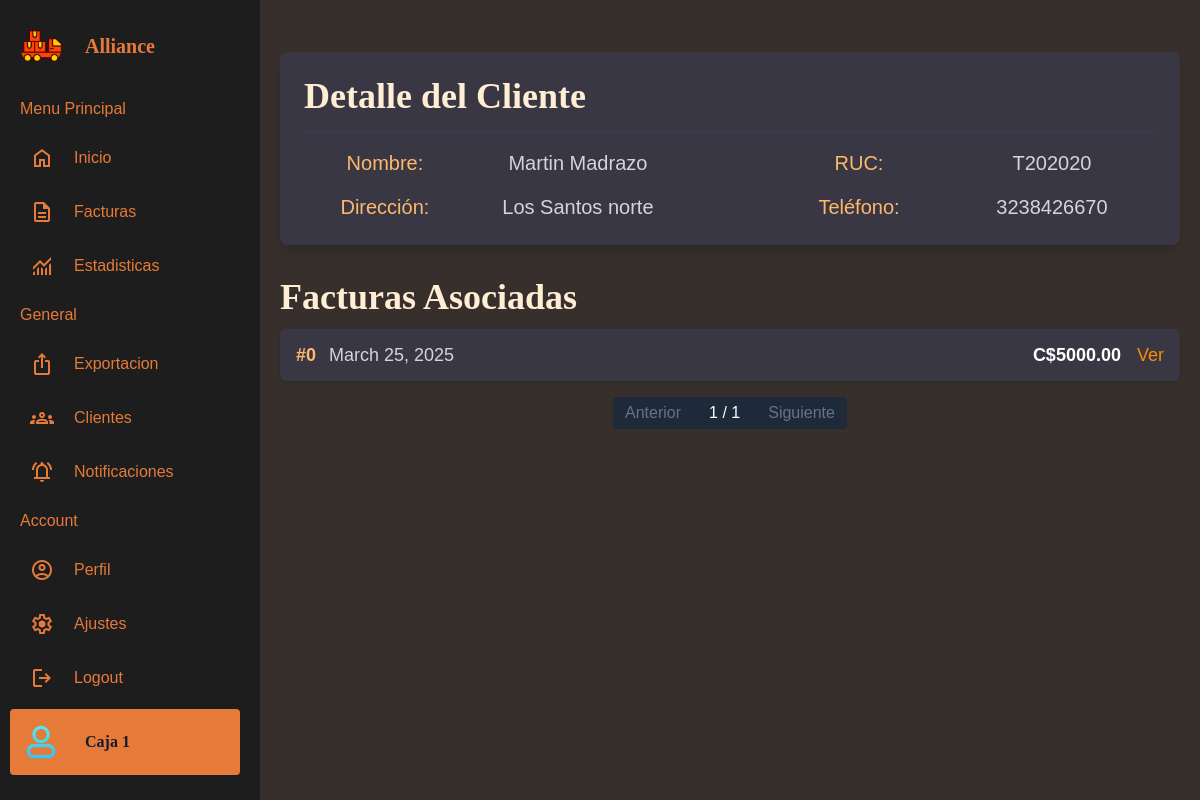
Before: /clientes/5/ with the older database file.
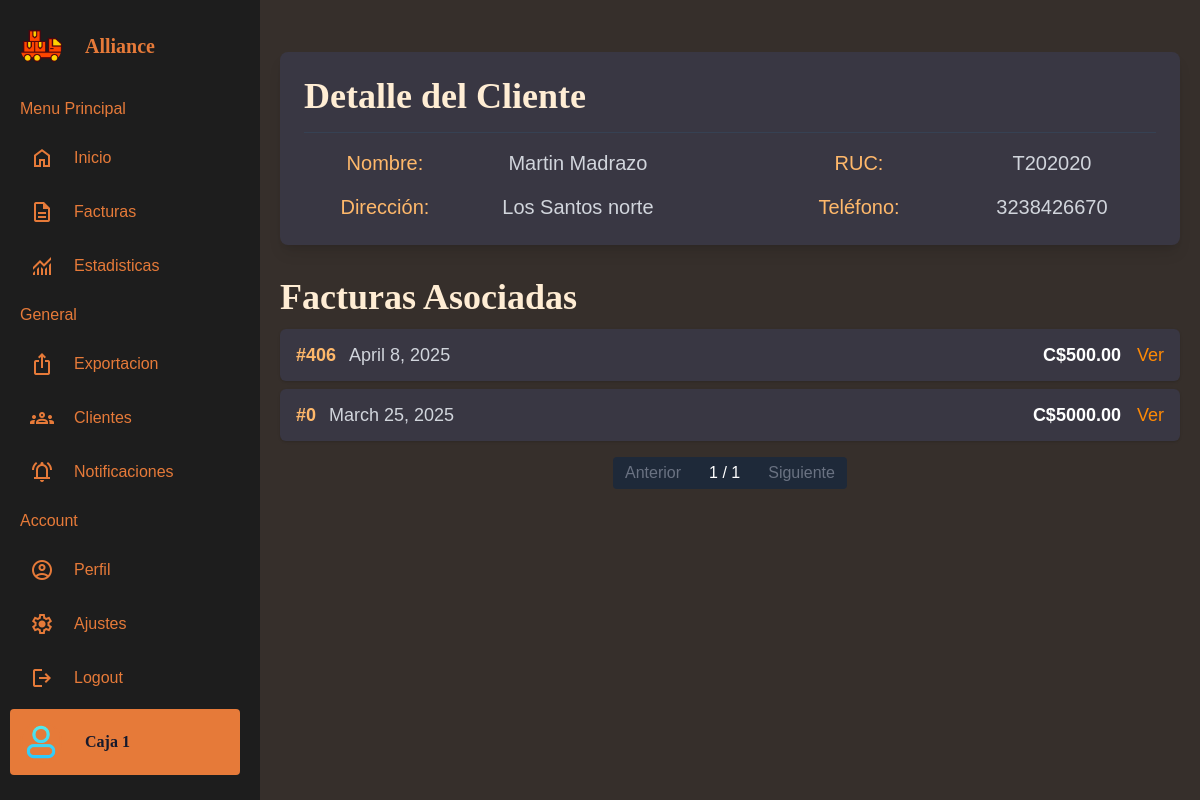
After: the same page with the newer database file.
### facturas/models.py (models this page shows, shortened)
class Invoice(models.Model):
    ESTADOS_FACTURA = [
        ('pendiente', 'Pendiente'),
        ('pagado', 'Pagado'),
        ('cancelado', 'Cancelado'),
    ]
    INVOICE_TYPES = [
        ('Ingreso', 'Ingreso'),
        ('Egreso', 'Egreso'),
        ('Caja', 'Caja'),
    ]
    client = models.ForeignKey(Client, related_name="invoices", on_delete=models.CASCADE)
    provider = models.CharField(max_length=100, blank=True, null=True)
    emitted_date = models.DateField(default=now)
    expire_date = models.DateField(null=True, blank=True)
    state = models.CharField(max_length=10, choices=ESTADOS_FACTURA, default='pagado')
    invoice_type = models.CharField(max_length=10, choices=INVOICE_TYPES, default='Ingreso')
    print_number = models.PositiveIntegerField(default=0)
    created_at = models.DateTimeField(auto_now_add=True)
    description = models.TextField(blank=True, null=True)
    @property
    def calc_total(self):
        return sum(service.price for service in self.services.all())  # Usando related_name="services"

class Service(models.Model):
    invoice = models.ForeignKey(Invoice, related_name="services", on_delete=models.CASCADE)
    specification = models.TextField(blank=True, null=True)
    price = models.DecimalField(max_digits=10, decimal_places=2)

### clientes/views.py (the view)
# urls.py: path('<int:client_id>/', views.client_detail, name='client_detail'),
def client_detail(request, client_id):
    client = get_object_or_404(Client, id=client_id)
    invoices = Invoice.objects.filter(client=client).order_by('-emitted_date')
    paginator = Paginator(invoices, 5)  # 5 facturas por página
    page_number = request.GET.get('page')
    page_obj = paginator.get_page(page_number)
    return render(request, 'client_detail.html', {
        'client': client,
        'page_obj': page_obj,
    })

### clientes/templates/client_detail.html (shortened to what this page needs)
{% extends 'base.html' %}
{% block content %}
<div class="max-w-8xl mx-auto mt-8 p-6 bg-[#393743] shadow-lg rounded-lg">
    <h2 class="text-4xl font-semibold text-orange-100 mb-4">Detalle del Cliente</h2>
    <div class="grid md:grid-cols-2 gap-x-20 gap-y-4 border-t border-gray-700 pt-4">
        <div class="flex justify-around items-center">
            <dt class="text-orange-300 font-medium text-xl">Nombre:</dt>
            <dd class="text-gray-300 text-xl">{{ client.name }}</dd>
        </div>
        <div class="flex justify-around items-center">
            <dt class="text-orange-300 font-medium text-xl">RUC:</dt>
            <dd class="text-gray-300 text-xl">{{ client.ruc }}</dd>
        </div>
        <div class="flex justify-around items-center">
            <dt class="text-orange-300 font-medium text-xl">Dirección:</dt>
            <dd class="text-gray-300 text-xl">{{ client.address }}</dd>
        </div>
        <div class="flex justify-around items-center">
            <dt class="text-orange-300 font-medium text-xl">Teléfono:</dt>
            <dd class="text-gray-300 text-xl">{{ client.phone }}</dd>
        </div>
    </div>
</div>
<h2 class="text-4xl font-semibold text-orange-100 mt-8">Facturas Asociadas</h2>
<ul class="mt-3 space-y-2">
    {% for invoice in page_obj %}
        <li class="flex justify-between bg-[#393743] px-4 py-3 rounded-md shadow-sm text-lg">
            <div>
                <span class="text-orange-300 font-semibold">#{{ invoice.print_number }}</span>
                <span class="text-gray-300 ml-2">{{ invoice.emitted_date }}</span>
            </div>
            <div class="flex gap-2">
                <span class="text-white font-semibold">C${{ invoice.calc_total }}</span>
                <a href="{% url 'invoice_detail' invoice.id %}" class="text-orange-400 hover:underline ml-2">
                    Ver
                </a>
            </div>
        </li>
    {% empty %}
        <li class="text-gray-500 italic text-lg">Este cliente no tiene facturas registradas.</li>
    {% endfor %}
</ul>
<div class="mt-4 flex justify-center">
    {% if page_obj.has_previous %}
        <a href="?page={{ page_obj.previous_page_number }}" class="px-3 py-1 bg-gray-700 text-white rounded-l hover:bg-gray-600">Anterior</a>
    {% else %}
        <span class="px-3 py-1 bg-gray-800 text-gray-500 rounded-l">Anterior</span>
    {% endif %}
    <span class="px-4 py-1 bg-gray-800 text-white">{{ page_obj.number }} / {{ page_obj.paginator.num_pages }}</span>
    {% if page_obj.has_next %}
        <a href="?page={{ page_obj.next_page_number }}" class="px-3 py-1 bg-gray-700 text-white rounded-r hover:bg-gray-600">Siguiente</a>
    {% else %}
        <span class="px-3 py-1 bg-gray-800 text-gray-500 rounded-r">Siguiente</span>
    {% endif %}
</div>
{% endblock %}

Changed rows visible on the page:
added Invoice: print_number "406", emitted_date "April 8, 2025", calc_total "500.00"
